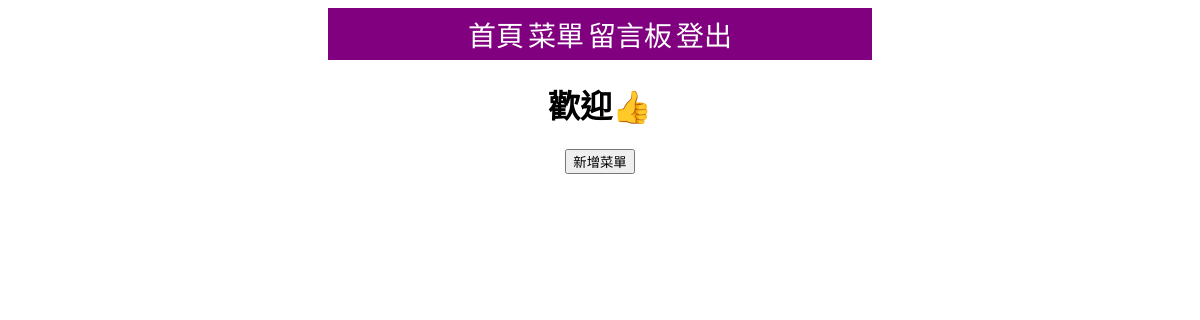
The page /menu user a.php on the database as committed earlier.
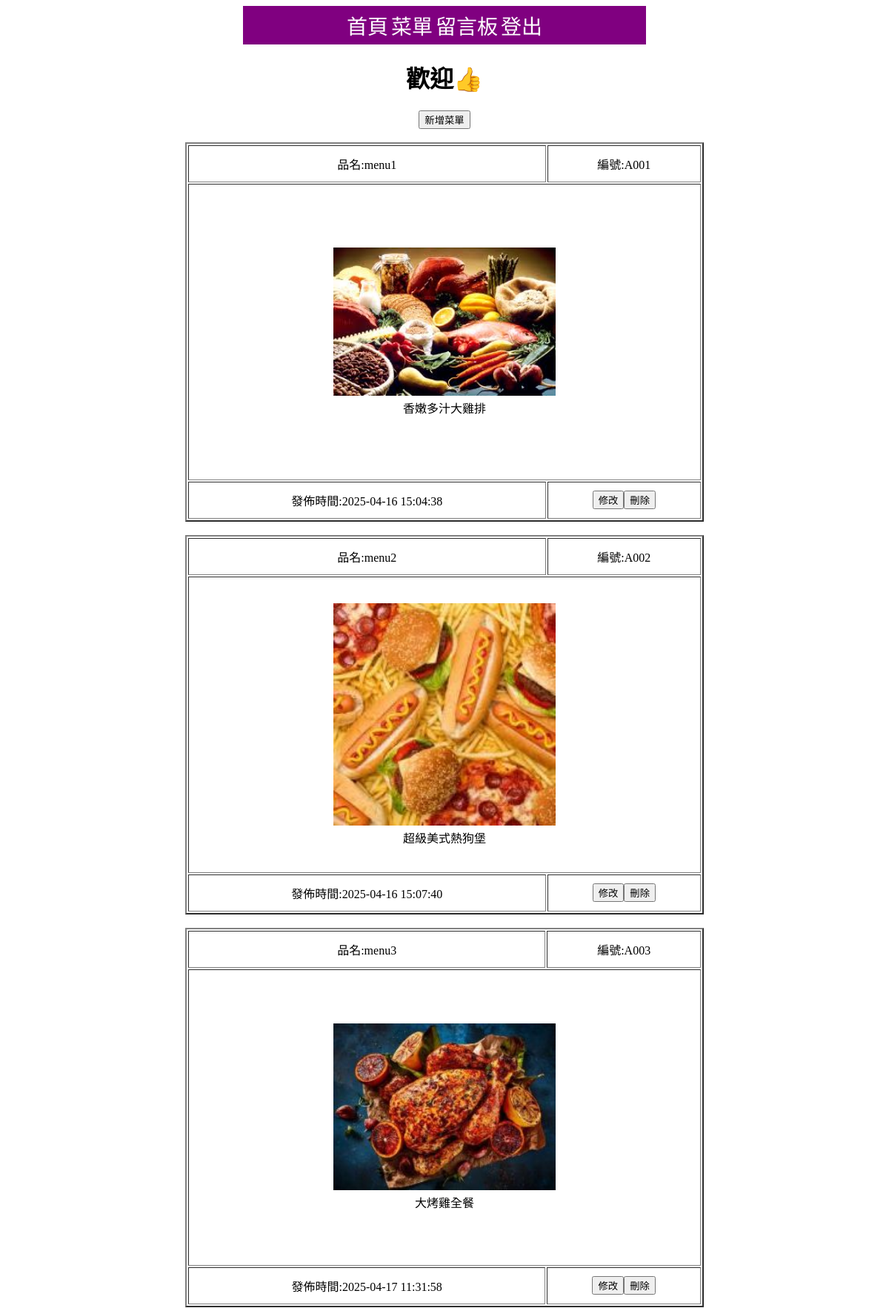
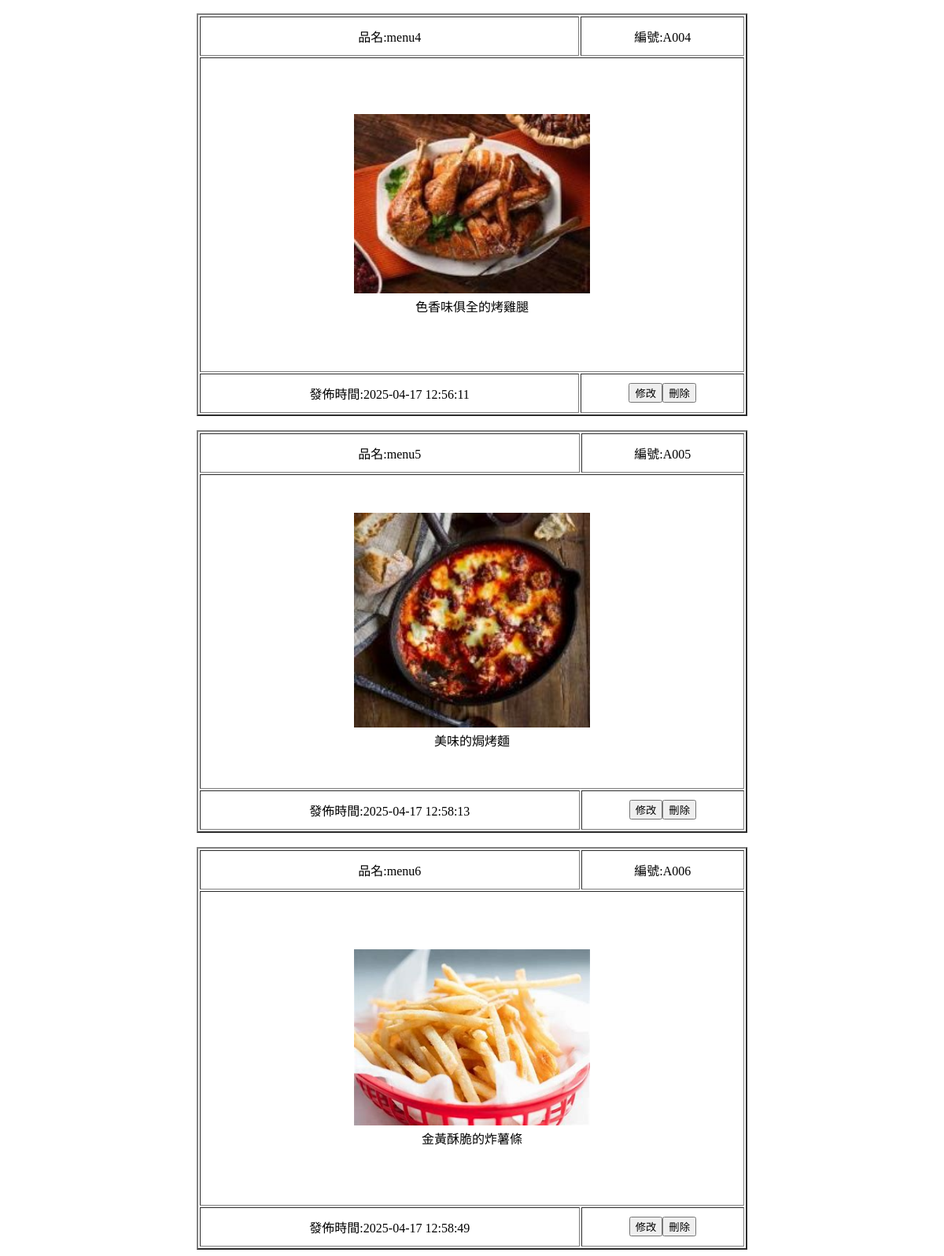
The same page on the database as committed later (2 pictures, top to bottom).
### tables this page shows
CREATE TABLE `food` (
  `id` int(11) NOT NULL,
  `c_num` varchar(20) NOT NULL,
  `c_name` varchar(20) NOT NULL,
  `c_money` int(11) NOT NULL,
  `img` text NOT NULL,
  `add_time` datetime NOT NULL,
  `text` varchar(20) NOT NULL
);

### menu user a.php (the view, shortened to what this page needs)
<!DOCTYPE html>
<html lang="zh-Hant">
    <head>
        <?php include("db.php");?>
    </head>
    <body>
    </head>
    <body align="center">
        <div id="a1">
            <table align="center">
                <tr>
                    <td class="header">
                        <table>
                            <tr>
                                <td>
                                    <a href="index user o.php">首頁</a>
                                </td>
                                <td>
                                    <a href="index user o food.php">菜單</a>
                                </td>
                                <td>
                                    <a href="msg o.php">留言板</a>
                                </td>
                                <td>
                                    <a href="logout.php">登出</a>
                                </td>
                            </tr>
                        </table>
                    </td>
                </tr>
            </table>
        </div>
        <tr>
            <td colspan="5" align="center">
                <h1>歡迎<?php echo $_SESSION['name']; ?>👍</h1>
            </td>
        </tr>
        <tr >
            <td class="content">
                <table>
                    <button type="button" onclick="location.href='add food.php'">新增菜單</button>
                    <?php
            $sql="SELECT * FROM `food` WHERE 1";
            $res=mysqli_query($link,$sql);
            if(mysqli_num_rows($res)>0){
                while($row=mysqli_fetch_assoc($res)){
                    echo "<table style='width:700px' border='2' align='center'>";
                    echo "<tr style='height:50px'>";
                    echo "<td>".'品名:'.$row["c_name"]."</td>";
                    echo "<td>".'編號:'.$row["c_num"]."</td>";
                    echo "</tr>";
                    echo "<tr style='height:400px'><td colspan='2'>"."<img src='img/".$row['img']."' style='width:300px'><br>".$row["text"]."</td></tr>";
                    echo "<tr style='height:50px'>";
                    echo "<td>".'發佈時間:'.$row["add_time"]."</td>";
                        echo "<td><button type='button' onclick='location.href='add%20food%20user%20o.php?id=".$row['id']."'>修改</button><input type='button' value='刪除' onclick=location.href='del%20food.php?id=".$row['id']."'></td>";
                    echo "</tr>";
                    echo "<br>";
                    echo "</table>";
                }
            }
        ?>
                </table>
            </td>
        </tr>
</body>
</html>

### menu user a.php (style rules this page uses)
#a1 { text-align: center; width: 46%; background-color: purple; margin-inline: auto; }
#a1 a { color: white; text-decoration: none; font-family: 'DFKai-sb'; font-size: 28px; }

Rows that differ between the two databases and show on the page:
added food: c_name "menu1", c_num "A001", img (picture), text "香嫩多汁大雞排", add_time "2025-04-16 15:04:38"
added food: c_name "menu2", c_num "A002", img (picture), text "超級美式熱狗堡", add_time "2025-04-16 15:07:40"
added food: c_name "menu3", c_num "A003", img (picture), text "大烤雞全餐", add_time "2025-04-17 11:31:58"
added food: c_name "menu4", c_num "A004", img (picture), text "色香味俱全的烤雞腿", add_time "2025-04-17 12:56:11"
added food: c_name "menu5", c_num "A005", img (picture), text "美味的焗烤麵", add_time "2025-04-17 12:58:13"
added food: c_name "menu6", c_num "A006", img (picture), text "金黃酥脆的炸薯條", add_time "2025-04-17 12:58:49"
